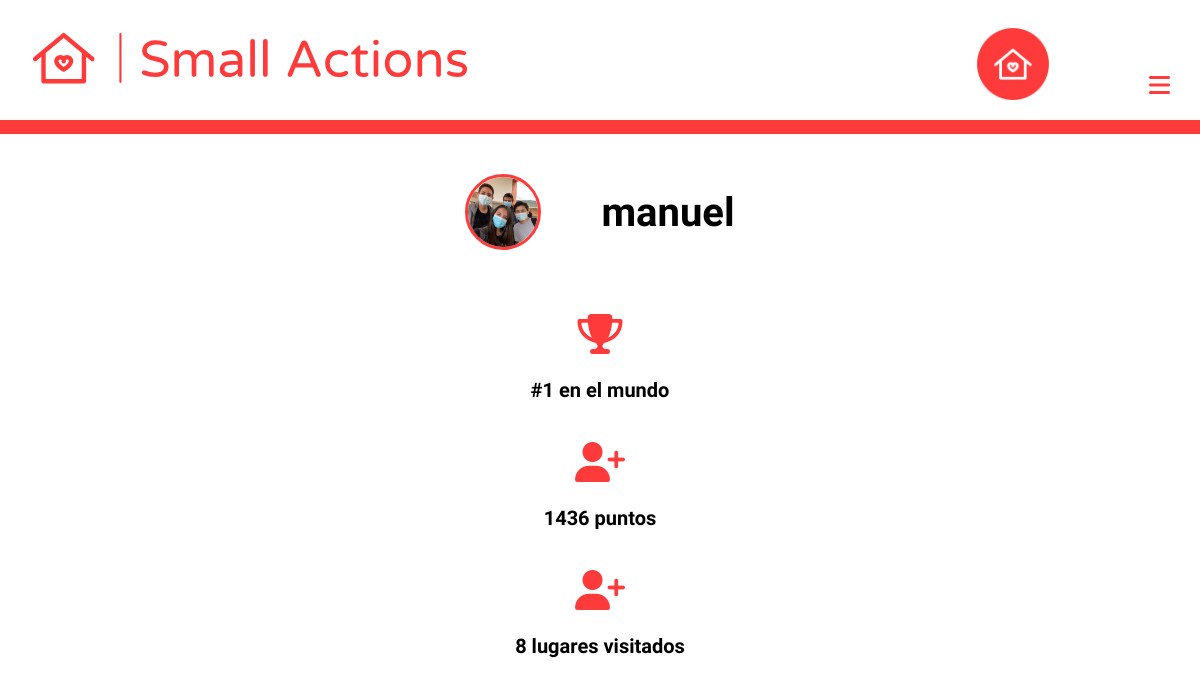
The app's page /account/another/manuel, older data.
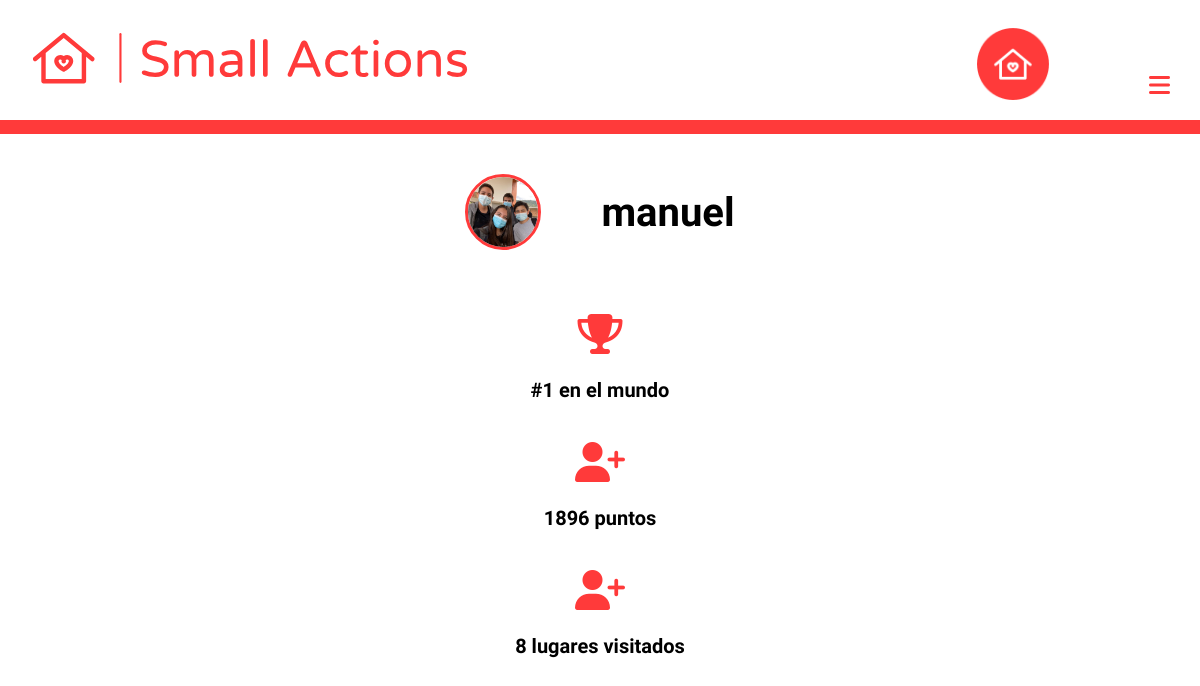
The same page, newer data.
### login/models.py (models this page shows)
class User(AbstractUser):
    points = models.PositiveIntegerField(default=0)
    photo = models.ImageField(upload_to="people", null=True, blank=True)
    latitude = models.DecimalField(max_digits=10, decimal_places=8, null=True, blank=True)
    longitude = models.DecimalField(max_digits=11, decimal_places=8, null=True, blank=True)
    visited = models.ManyToManyField('maps.Help', related_name="persons_visited", blank=True)
    can_change = models.BooleanField(null=True, blank=True) #Security
    dark_mode = models.BooleanField(default=False)
    date_forgot = models.DateTimeField(auto_now_add=True)
    random_string = models.CharField(max_length=20, blank=True, null=True, unique=True)
    def get_ranking(self):
        return list(User.objects.all().order_by('-points')).index(User.objects.get(username=self.username))

### login/views.py (the view)
# urls.py: path('another/<str:username>', views.another_account, name='another'),
def another_account(request, username):
    user = User.objects.get(username=username)
    place = user.get_ranking() + 1
    return render(request, 'login/another.html', {'user' : user, 'place' : place})

### templates/login/another.html (shortened to what this page needs)
{% extends 'maps/nav.html' %}
{% load static %}
{% block head %}
    <link href="{% static 'login/css/another.css' %}" rel="stylesheet">
{% endblock %}
{% block content %}
    <div id="title_div">
        {% if user.photo %}
        <img src="{{user.photo.url}}" alt="account" id="title_photo" width="70" height="70">
        {% else %}
        <img src="{% static 'maps/images/logo_small_icon_only_inverted.png' %}" alt="account" width="70" height="70">
        {% endif %}
        <h1>{{user.username}}</h1>
    </div>
    <div id="infos">
        <div id="frist_info">
            <i class="fas fa-trophy"></i>
            <h2>#{{place}} en el mundo</h2>
        </div>
        <div>
            <i class="fas fa-user-plus"></i>
            <h3>{{user.points}} puntos</h3>
        </div>
        <div id="last_info">
            <i class="fas fa-user-plus"></i>
            <h4>{{user.visited.all | length }} lugares visitados</h4>
        </div>
    </div>
{% endblock %}

### templates/maps/nav.html (shortened to what this page needs)
<!DOCTYPE html>
{% load static %}
{% load cache %}
<html lang="es">
    <head>
        <link rel="stylesheet" href="{% static 'maps/css/nav.css' %}">
        {% block head %}
        {% endblock %}
    </head>
    <body>
        {% cache 900 navbar %}
        <header id="all_bar">
            <div id="superior">
                <img src="{% static 'maps/images/logo.svg' %}" id="principal_logo" alt="logo" width="500" height="65">
                <div id="rigth_superior">
                    {% if request.user.is_authenticated %}
                        <h6>{{request.user.points}} Puntos</h6>
                        {% if request.user.photo %}
                            <a href="{% url 'account' %}"><img src="{{request.user.photo.url}}" alt="account" id="porfile_photo_nav" width="70" height="70"></a>
                        {% else %}
                            <a href="{% url 'account' %}"><img src="{% static 'maps/images/logo_small_icon_only_inverted.png' %}" alt="account" width="70" height="70"></a>
                        {% endif %}
                    {% else %}
                        <a href="{% url 'login' %}"><img src="{% static 'maps/images/logo_small_icon_only_inverted.png' %}" alt="account"></a>
                    {% endif %}
                    <i class="fas fa-bars" id="bars"></i>
                </div>
            </div>
            <div id="inferior">
            </div>
        </header>
        {% endcache %}
        {% block content %}
        {% endblock %}
    </body>
</html>

### static/maps/css/nav.css (style rules this page uses)
* { margin: 0; padding: 0; outline: none; font-family: 'Sora', sans-serif; }
#all_bar { margin-top: 1vh; }
#principal_logo { width: 27vw; height: 6.5vh; object-fit: contain; object-position: left; margin-left: 2vw; }
#rigth_superior { float: right; }
#rigth_superior img { width: 3.7vw; height: 3.7vw; object-fit: cover; display: inline-block; margin-right: 2vw; }
#inferior { background-color: #ff3a3a; margin-top: 2vh; height: 2.5vh; padding-top: 0.3vh; transition: height 1s; }
#bars { display: none; }
@media screen and (max-width: 1300px) { #all_bar { margin-top: 2vh; } }
@media screen and (max-width: 1300px) { #principal_logo { width: 57vw; height: 6.5vh; margin-left: 2.5vw; margin-top: 2vh; } }
@media screen and (max-width: 1300px) { #rigth_superior { margin-right: 2.5vw; } }
@media screen and (max-width: 1300px) { #rigth_superior img { width: 6vw; height: 6vw; margin: 0; margin-top: 1.5vh; margin-right: 8vw; } }
@media screen and (max-width: 1300px) { #bars { display: inline-block; font-size: 3vh; color: #ff3a3a; position: relative; bottom: .7vh; text-align: right; } }
@media screen and (max-width: 1300px) { #inferior { margin-top: 4vh; height: 1.5vh; z-index: 100; } }

### static/login/css/another.css (style rules this page uses)
#title_div { margin-top: 8vh; display: flex; justify-content: center; align-items: center; }
#title_div h1 { font-size: 80px; margin-left: 2vw; }
#title_div img { width: 150px; height: 150px; object-fit: cover; border-radius: 100px; }
#title_photo { border: 3px solid #ff3a3a; }
#infos { display: flex; justify-content: center; margin-top: 15vh; }
#infos i { width: 100%; text-align: center; font-size: 70px; color: #ff3a3a; }
#infos h2, h3, h4 { font-size: 40px; margin-top: 3vh; font-weight: 600; }
#last_info { margin-left: 17vw; }
#frist_info { margin-right: 17vw; }
@media screen and (max-width: 1360px) { #title_div { margin-top: 5vh; } }
@media screen and (max-width: 1360px) { #title_div h1 { font-size: 40px; margin-left: 5vw; } }
@media screen and (max-width: 1360px) { #title_div img { height: 70px; width: 70px; } }
@media screen and (max-width: 1360px) { #infos { flex-direction: column; margin-top: 8vh; } }
@media screen and (max-width: 1360px) { #infos h2, h3, h4 { text-align: center; font-size: 20px; margin-bottom: 5vh; } }
@media screen and (max-width: 1360px) { #infos i { font-size: 40px; } }
@media screen and (max-width: 1360px) { #last_info, #frist_info { margin: 0; } }

Row changes from the older to the newer data that the page shows:
changed User "manuel": points "1436" → "1896"
